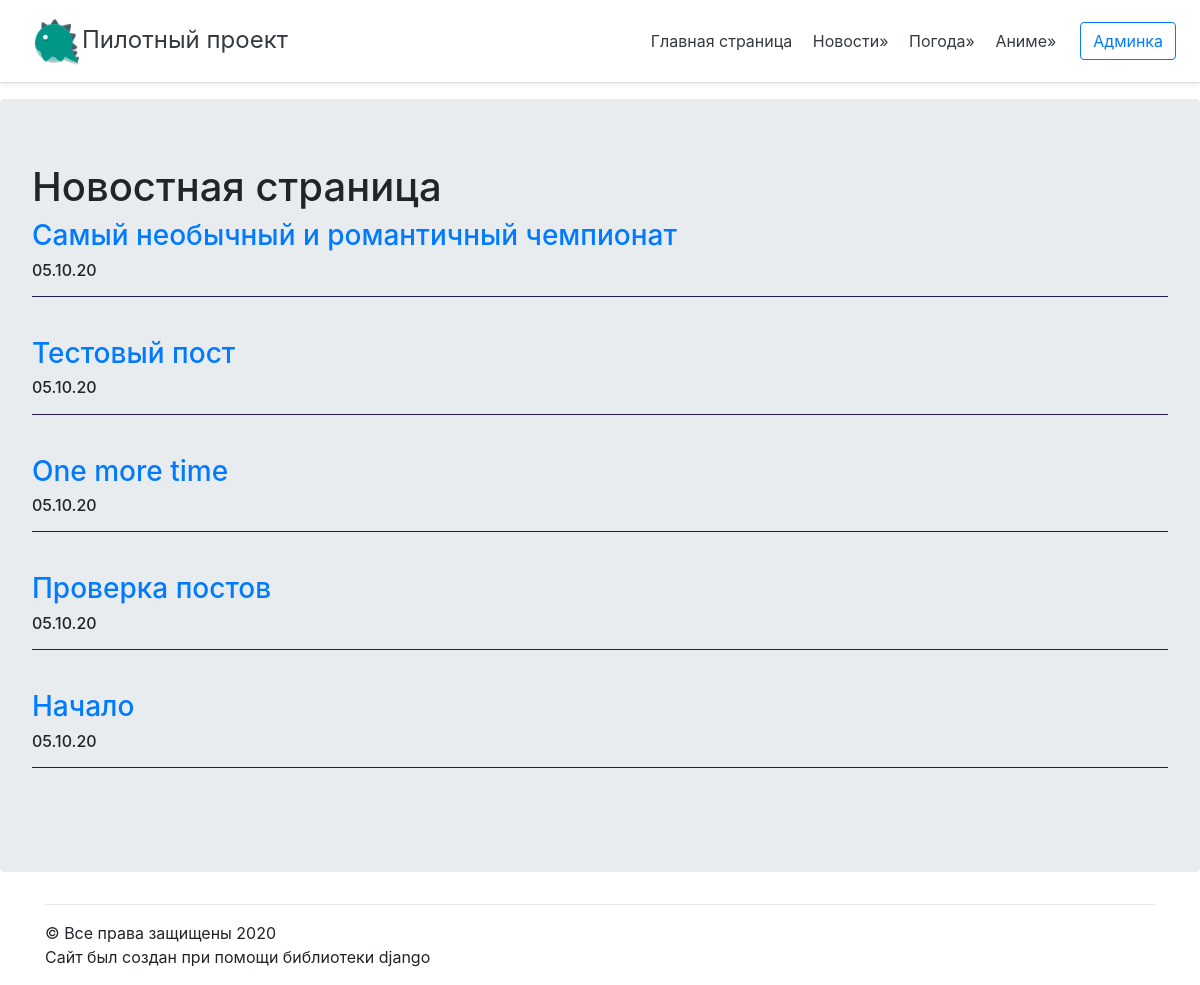
Before: /news/ with the older database file.
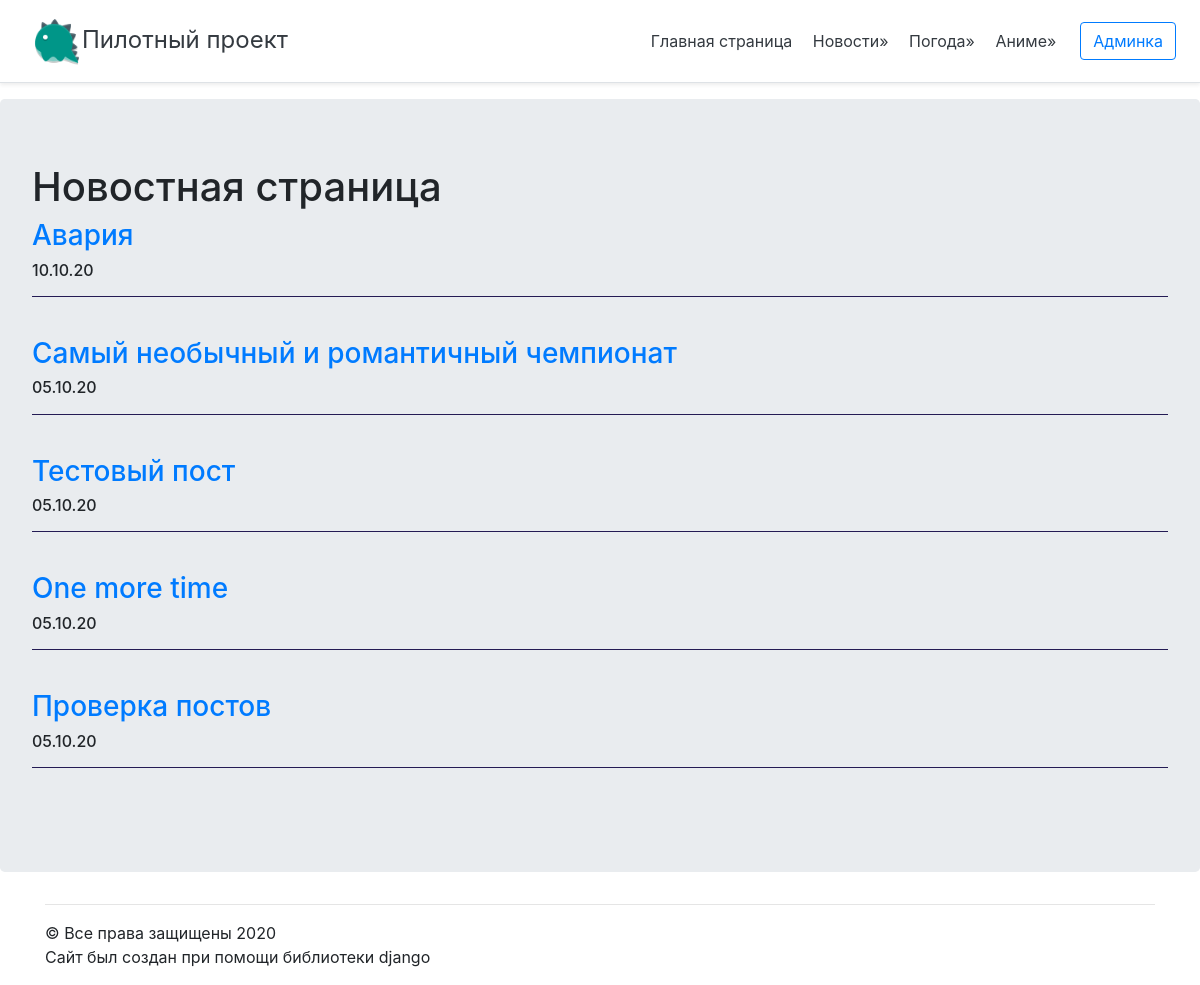
After: the same page with the newer database file.
### mysite/apps/news/models.py (models this page shows, shortened)
class Articles(models.Model):
    title = models.CharField(max_length = 120)
    post = models.TextField()
    date = models.DateTimeField()
    class Meta:
        verbose_name = 'Статья'
        verbose_name_plural = 'Статьи'

### mysite/apps/news/views.py (the view)
# urls.py: path('',views.index),
def index(request):
    latest_articles_list = Articles.objects.order_by('-date')[:5]
    return render(request, 'news/posts.html', {'latest_articles_list': latest_articles_list})

### mysite/templates/news/posts.html (shortened to what this page needs)
{% extends "mainApp/wrapper.html" %}
{% block   content %}
    <h1>Новостная страница</h1>
    {% if latest_articles_list %}
        {% for a in latest_articles_list %}
            <a href="{% url 'news:detail' a.id %}"><h3>{{a.title}}</h3></a>
            <h6>{{a.date|date:"d.m.y "}}</h6>
            <hr aling="center" width="100%" size="2" color="#281E5D"/>
            <br />
        {% endfor %}
    {% else %}
        Статьи не найдены
    {% endif %}
{% endblock %}

Changed rows visible on the page:
no longer on this page (row unchanged): Articles: title "Начало", date "05.10.20"
added Articles: title "Авария", date "10.10.20"
